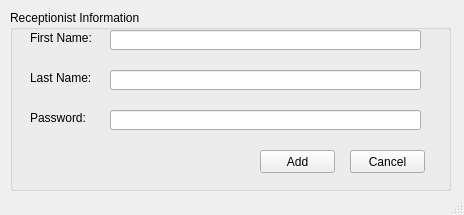
<?xml version="1.0" encoding="UTF-8"?>
<ui version="4.0">
 <class>MainWindow</class>
 <widget class="QMainWindow" name="MainWindow">
  <property name="windowModality">
   <enum>Qt::ApplicationModal</enum>
  </property>
  <property name="geometry">
   <rect>
    <x>0</x>
    <y>0</y>
    <width>464</width>
    <height>215</height>
   </rect>
  </property>
  <property name="windowTitle">
   <string>MainWindow</string>
  </property>
  <widget class="QWidget" name="centralwidget">
   <widget class="QGroupBox" name="groupBox">
    <property name="geometry">
     <rect>
      <x>10</x>
      <y>10</y>
      <width>441</width>
      <height>181</height>
     </rect>
    </property>
    <property name="title">
     <string>Receptionist Information</string>
    </property>
    <widget class="QLabel" name="label">
     <property name="geometry">
      <rect>
       <x>20</x>
       <y>60</y>
       <width>81</width>
       <height>16</height>
      </rect>
     </property>
     <property name="text">
      <string>Last Name:</string>
     </property>
    </widget>
    <widget class="QLabel" name="label_2">
     <property name="geometry">
      <rect>
       <x>20</x>
       <y>20</y>
       <width>61</width>
       <height>16</height>
      </rect>
     </property>
     <property name="text">
      <string>First Name:</string>
     </property>
    </widget>
    <widget class="QLineEdit" name="lineFirstName">
     <property name="geometry">
      <rect>
       <x>100</x>
       <y>20</y>
       <width>311</width>
       <height>20</height>
      </rect>
     </property>
     <property name="readOnly">
      <bool>false</bool>
     </property>
    </widget>
    <widget class="QPushButton" name="pushAdd">
     <property name="geometry">
      <rect>
       <x>250</x>
       <y>140</y>
       <width>75</width>
       <height>23</height>
      </rect>
     </property>
     <property name="text">
      <string>Add</string>
     </property>
    </widget>
    <widget class="QPushButton" name="pushCancel">
     <property name="geometry">
      <rect>
       <x>340</x>
       <y>140</y>
       <width>75</width>
       <height>23</height>
      </rect>
     </property>
     <property name="text">
      <string>Cancel</string>
     </property>
    </widget>
    <widget class="QLineEdit" name="lineLastName">
     <property name="geometry">
      <rect>
       <x>100</x>
       <y>60</y>
       <width>311</width>
       <height>20</height>
      </rect>
     </property>
     <property name="readOnly">
      <bool>false</bool>
     </property>
    </widget>
    <widget class="QLabel" name="label_3">
     <property name="geometry">
      <rect>
       <x>20</x>
       <y>100</y>
       <width>81</width>
       <height>16</height>
      </rect>
     </property>
     <property name="text">
      <string>Password:</string>
     </property>
    </widget>
    <widget class="QLineEdit" name="linePassword">
     <property name="geometry">
      <rect>
       <x>100</x>
       <y>100</y>
       <width>311</width>
       <height>20</height>
      </rect>
     </property>
     <property name="echoMode">
      <enum>QLineEdit::Password</enum>
     </property>
     <property name="readOnly">
      <bool>false</bool>
     </property>
    </widget>
   </widget>
  </widget>
  <widget class="QStatusBar" name="statusbar"/>
 </widget>
 <resources/>
 <connections/>
</ui>
